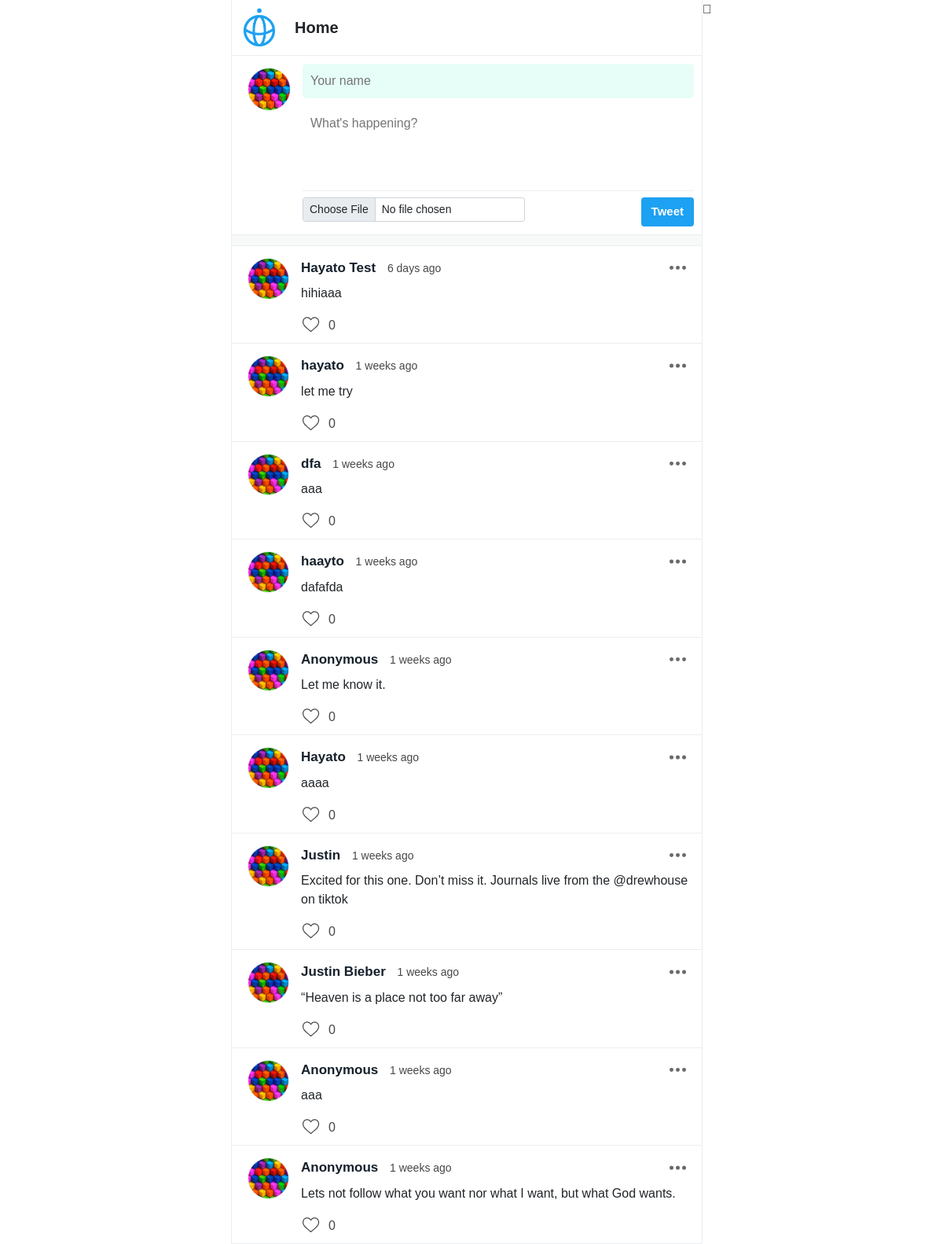
The page / on the database its author committed.
### tweets/models.py (models this page shows)
class Tweet(models.Model):
  class Meta(object):
    db_table = 'tweet'
  name = models.CharField(
    'Name', blank=False, null=False, max_length=14, db_index=True, default='Anonymous'
  )
  body = models.CharField(
    'Body', blank=False, null=False, max_length=140, db_index=True
  )
  image = CloudinaryField(
    'image', blank=True, null=True
  )
  like_count = models.PositiveIntegerField(
    'Like Count', default=0, blank=True
  )
  created_at = models.DateTimeField(
    'Created Datetime', blank=True, auto_now_add=True
  )
  updated_at = models.DateTimeField(
    'Updated Datetime', blank=True, auto_now=True
  )

### tweets/views.py (the view)
# urls.py: path('', tweetListView),
def tweetListView(request):
  tweets = Tweet.objects.order_by('created_at').reverse().all()[:20]
  return render(request, 'tweet_list.html',
    {'tweets': tweets})

### templatetags/util_tags.py (called while the page is built, shortened)
@register.simple_tag
def util_date(time_str):
    time = datetime.strptime(time_str, "%Y/%m/%d %H:%M:%S")
    now = datetime.now()
    if type(time) is int:
        diff = now - datetime.fromtimestamp(time)
    elif isinstance(time, datetime):
        diff = now - time
    elif not time:
        diff = now - now
    second_diff = diff.seconds
    day_diff = diff.days
    if day_diff < 0:
        return ''
    if day_diff == 1:
        return "Yesterday"
    if day_diff < 7:
        return str(int(day_diff)) + " days ago"
    if day_diff < 31:
        return str(int(day_diff / 7)) + " weeks ago"
    if day_diff < 365:
        return str(int(day_diff / 30)) + " months ago"
    return str(int(day_diff / 365)) + " years ago"

### templates/tweet_list.html (shortened to what this page needs)
{% extends "base.html" %}
{% load util_tags %}
{% block content %}
<div class="main">
    <div class="main-header">
        <img src="{{ STATIC_URL }}img/logo-twitterblue.svg" class="logo" />
        <h1>Home</h1>
    </div>
    <div class="tweet-post">
        <div class="my-icon">
            <img src="{{ STATIC_URL }}img/sample-icon.jpg" class="">
        </div>
        <div class="input-area">
            <form action="/tweetAdd/" method="POST" enctype="multipart/form-data">
                <input type="text" name="name" placeholder="Your name" maxlength="14" required>
                <textarea name="body" placeholder="What's happening?" maxlength="140" required></textarea>
                <div class="bottom-area">
                    <div class="mb-0">
                        <input class="form-control form-control-sm" name="image" type="file">
                    </div>
                    <button class="btn" type="submit">Tweet</button>
                </div>
            </form>
        </div>
    </div>
    <div class="ditch"></div>
    {% if tweets.count == 0 %}
        <p class="p-3">There is no tweet now.</p>
    {% else %}
        {% for tweet in tweets %}
        <div class="tweet-list">
            <div class="tweet">
                <div class="user">
                    <a href="#">
                        <img src="{{ STATIC_URL }}img/sample-icon.jpg" class="">
                    </a>
                </div>
                <div class="content">
                    <div class="name">
                        <a href="#" class="">
                            <span class="nickname">
                                {{ tweet.name }}
                             </span>
                            <span class="datetime">
                                {% util_date tweet.created_at|date:"Y/m/d H:i:s" %}
                            </span>
                        </a>
                        <img src="{{ STATIC_URL }}img/icon-small-menu.svg" class="small-menu js-popover"
                            data-bs-container="body"
                            data-bs-toggle="popover"
                            data-bs-placement="left"
                            data-bs-content="<a href='/tweetEditView/{{ tweet.id }}/'>Edit</a><br><a href='/tweetDelete/{{ tweet.id }}/'>Delete</a>"
                            data-bs-html="true">
                    </div>
                    <p>
                        {{tweet.body}}
                    </p>
                    <div class="icon-list">
                        <div class="like js-like" data-tweet-id="{{ tweet.id }}">
                            <img src="{{ STATIC_URL }}img/icon-heart-gray.svg">
                        </div>
                        <div class="like-count js-like-count">
                            {{ tweet.like_count }}
                        </div>
                    </div>
                </div>
            </div>
        </div>
        {% endfor %}
    {% endif %}
</div>
{% endblock %}

### templates/base.html (shortened to what this page needs)
<!doctype html>
<html lang="en">
<head>
    <link href="https://cdn.jsdelivr.net/npm/bootstrap@5.0.0-beta1/dist/css/bootstrap.min.css" rel="stylesheet">
    <link href="{{ STATIC_URL }}css/style.css?v=25" rel="stylesheet">
</head>
<body class="home">
    <div class="container">
        {% block content %}{% endblock %}
    </div>
</body>
</html>

### static/css/style.css (style rules this page uses)
html, body { height: 100%; font-family: sans-serif; }
.btn { background-color: rgb(29, 161, 242); color: white; font-size: 15px; font-weight: bold; }
a { font-size: 13px; color: rgb(29, 161, 242); text-decoration: none; }
.container { padding: 0; min-height: 100%; display: flex; justify-content: center; }
.main { width: 100%; max-width: 600px; border-left: 1px solid rgb(235, 238, 240); border-right: 1px solid rgb(235, 238, 240); }
.main { text-align: left; }
.main .main-header { display: flex; justify-content: left; align-items: center; }
.main .main-header .logo { width: 50px; margin-right: 20px; }
.main .main-header h1 { font-size: 20px; line-height: 20px; margin-bottom: 0; font-weight: bold; }
.main .main-header { padding: 10px; border-bottom: 1px solid rgb(235, 238, 240); }
.home .tweet-post { display: flex; padding: 10px; }
.home .tweet-post .my-icon { width: 80px; padding: 5px 15px 10px 10px; }
.home .tweet-post .my-icon img { width: 100%; border-radius: 50%; border: 1px solid rgb(235, 238, 240); }
.home .tweet-post .input-area { width: calc(100% - 80px); flex-grow: 1; }
.home .tweet-post .input-area input[type=text] { border: 0px; width: 100%; background: #e6fef7; border-radius: 5px; margin-bottom: 10px; padding: 10px; }
.home .tweet-post .input-area textarea { border: 0px; padding: 10px; width: 100%; height: 100px; resize: none; }
.home .tweet-post .input-area .bottom-area { display: flex; flex-wrap: wrap; justify-content: space-between; border-top: 1px solid rgb(235, 238, 240); padding-top: 8px; }
.home .ditch { height: 15px; border-top: 1px solid rgb(235, 238, 240); border-bottom: 1px solid rgb(235, 238, 240); background-color: rgb(247, 248, 248); border-bottom: 1px solid rgb(235, 238, 240); }
.home .tweet-list .tweet { padding: 10px; display: flex; border-bottom: 1px solid rgb(235, 238, 240); }
.home .tweet-list .tweet .user { width: 80px; padding: 5px 15px 10px 10px; }
.home .tweet-list .tweet .user img { width: 100%; border-radius: 50%; border: 1px solid rgb(235, 238, 240); }
.home .tweet-list .tweet .name { padding-top: 5px; display: flex; justify-content: space-between; }
.home .tweet-list .tweet .name a { color: rgb(21, 32, 43); }
.home .tweet-list .tweet .name a .nickname { color: rgb(21, 32, 43); font-size: 17px; font-weight: bold; }
.home .tweet-list .tweet .name a .datetime { padding-left: 10px; color: rgb(71, 71, 71); font-size: 14px; }
.home .tweet-list .tweet .name .small-menu { padding-right: 10px; }
.home .tweet-list .tweet .content { width: calc(100% - 60px); }
.home .tweet-list .tweet .content p { font-size: 16px; padding: 8px 0 0 0; margin-bottom: 8px; }
.home .tweet-list .tweet .content .icon-list { display: flex; margin-top: 15px; }
.home .tweet-list .tweet .content .icon-list .like img { width: 25px; margin-right: 10px; cursor: pointer; }
.home .tweet-list .tweet .content .icon-list .like-count { width: 25px; padding-top: 2px; color: #474747; }

### rows shown on the page
Tweet: name "Hayato Test", created_at "6 days ago", body "hihiaaa", like_count "0"
Tweet: name "hayato", created_at "1 weeks ago", body "let me try", like_count "0"
Tweet: name "dfa", created_at "1 weeks ago", body "aaa", like_count "0"
Tweet: name "haayto", created_at "1 weeks ago", body "dafafda", like_count "0"
Tweet: name "Anonymous", created_at "1 weeks ago", body "Let me know it.", like_count "0"
Tweet: name "Hayato", created_at "1 weeks ago", body "aaaa", like_count "0"
Tweet: name "Justin", created_at "1 weeks ago", body "Excited for this one. Don’t miss it. Journals live from the @drewhouse on tiktok", like_count "0"
Tweet: name "Justin Bieber", created_at "1 weeks ago", body "“Heaven is a place not too far away”", like_count "0"
Tweet: name "Anonymous", created_at "1 weeks ago", body "aaa", like_count "0"
Tweet: name "Anonymous", created_at "1 weeks ago", body "Lets not follow what you want nor what I want, but what God wants.", like_count "0"
